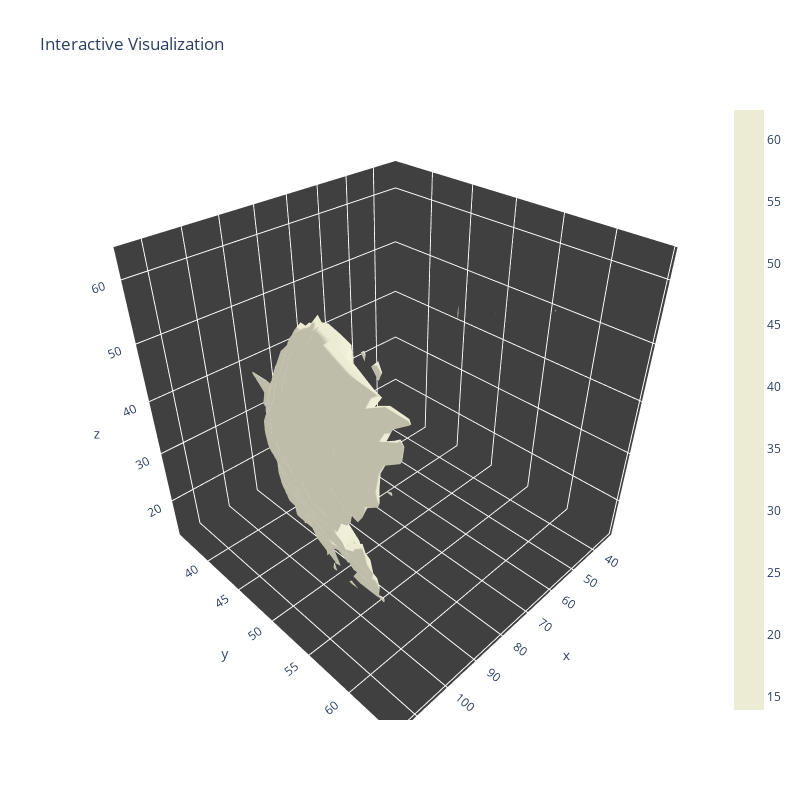

The notebook cell saved with this chart:
### Code cell
v, f = make_mesh(imgs_after_resamp, 350, 2)
plotly_3d(v, f)

### Figure 1 — Plotly figure (JSON) as saved in the notebook; plotly's stock layout.template omitted (floating-point values rounded to 4 significant figures; data arrays with more than 128 entries replaced by an {"elided": "..."} marker saying what was removed)
{"data": [{"facecolor": {"elided": "2076 str values"}, "i": {"elided": "2076 int values"}, "k": {"elided": "2076 int values"}, "j": {"elided": "2076 int values"}, "y": {"elided": "1080 float values"}, "x": {"elided": "1080 float values"}, "z": {"elided": "1080 float values"}, "type": "mesh3d", "name": ""}, {"showlegend": false, "y": [56], "mode": "markers", "hoverinfo": "none", "marker": {"color": [13.92, 62.38], "size": 0.1, "showscale": true, "colorscale": [[0, "rgb(236, 236, 212)"], [1, "rgb(236, 236, 212)"]]}, "x": [33.98], "z": [50], "type": "scatter3d"}], "layout": {"width": 800, "title": {"text": "Interactive Visualization"}, "scene": {"aspectratio": {"y": 1, "x": 1, "z": 1}, "zaxis": {"zerolinecolor": "rgb(255, 255, 255)", "gridcolor": "rgb(255, 255, 255)", "showbackground": true, "backgroundcolor": "rgb(64, 64, 64)"}, "xaxis": {"zerolinecolor": "rgb(255, 255, 255)", "gridcolor": "rgb(255, 255, 255)", "showbackground": true, "backgroundcolor": "rgb(64, 64, 64)"}, "yaxis": {"zerolinecolor": "rgb(255, 255, 255)", "gridcolor": "rgb(255, 255, 255)", "showbackground": true, "backgroundcolor": "rgb(64, 64, 64)"}}, "height": 800}}
